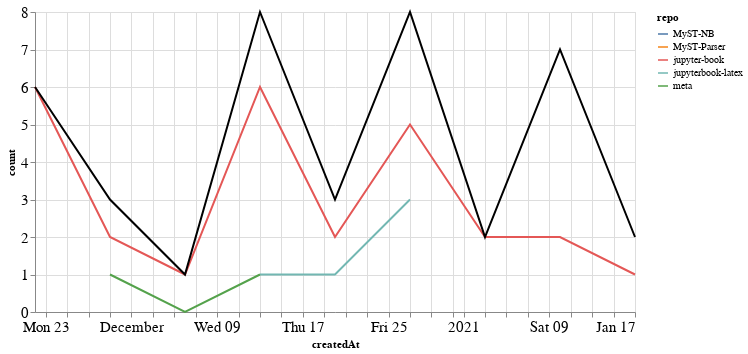

Write notebook code for a chart like this one.
### Markdown cell above
### Comments

### Code cell
comments_time = comments.groupby('repo').resample('W', on='createdAt').count()['author'].reset_index()
comments_time = comments_time.rename(columns={'author': 'count'})
comments_time_total = comments_time.groupby('createdAt').agg({"count": "sum"}).reset_index()
ch1 = alt.Chart(comments_time, width=600).mark_line().encode(
    x='createdAt',
    y='count',
    color='repo',
    tooltip="repo"
)

ch2 = alt.Chart(comments_time_total, width=600).mark_line(color="black").encode(
    x='createdAt',
    y='count',
)

ch1 + ch2

### Figure 1 — Vega-Lite specification as saved in the notebook (floating-point values rounded to 4 significant figures)
{"config": {"axisLeft": {"labelFontSize": 15}, "axisBottom": {"labelFontSize": 15}}, "layer": [{"data": {"name": "data-c5006c525dc3a1ac0afe1810b0f999a8"}, "mark": "line", "encoding": {"color": {"type": "nominal", "field": "repo"}, "tooltip": {"type": "nominal", "field": "repo"}, "x": {"type": "temporal", "field": "createdAt"}, "y": {"type": "quantitative", "field": "count"}}, "width": 600}, {"data": {"name": "data-82a61002b57378706f1a26475f587047"}, "mark": {"type": "line", "color": "black"}, "encoding": {"x": {"type": "temporal", "field": "createdAt"}, "y": {"type": "quantitative", "field": "count"}}, "width": 600}], "$schema": "https://vega.github.io/schema/vega-lite/v4.8.1.json", "datasets": {"data-c5006c525dc3a1ac0afe1810b0f999a8": [{"repo": "MyST-NB", "createdAt": "2021-01-10T00:00:00", "count": 5}, {"repo": "MyST-Parser", "createdAt": "2021-01-17T00:00:00", "count": 1}, {"repo": "jupyter-book", "createdAt": "2020-11-22T00:00:00", "count": 6}, {"repo": "jupyter-book", "createdAt": "2020-11-29T00:00:00", "count": 2}, {"repo": "jupyter-book", "createdAt": "2020-12-06T00:00:00", "count": 1}, {"repo": "jupyter-book", "createdAt": "2020-12-13T00:00:00", "count": 6}, {"repo": "jupyter-book", "createdAt": "2020-12-20T00:00:00", "count": 2}, {"repo": "jupyter-book", "createdAt": "2020-12-27T00:00:00", "count": 5}, {"repo": "jupyter-book", "createdAt": "2021-01-03T00:00:00", "count": 2}, {"repo": "jupyter-book", "createdAt": "2021-01-10T00:00:00", "count": 2}, {"repo": "jupyter-book", "createdAt": "2021-01-17T00:00:00", "count": 1}, {"repo": "jupyterbook-latex", "createdAt": "2020-12-13T00:00:00", "count": 1}, {"repo": "jupyterbook-latex", "createdAt": "2020-12-20T00:00:00", "count": 1}, {"repo": "jupyterbook-latex", "createdAt": "2020-12-27T00:00:00", "count": 3}, {"repo": "meta", "createdAt": "2020-11-29T00:00:00", "count": 1}, {"repo": "meta", "createdAt": "2020-12-06T00:00:00", "count": 0}, {"repo": "meta", "createdAt": "2020-12-13T00:00:00", "count": 1}], "data-82a61002b57378706f1a26475f587047": [{"createdAt": "2020-11-22T00:00:00", "count": 6}, {"createdAt": "2020-11-29T00:00:00", "count": 3}, {"createdAt": "2020-12-06T00:00:00", "count": 1}, {"createdAt": "2020-12-13T00:00:00", "count": 8}, {"createdAt": "2020-12-20T00:00:00", "count": 3}, {"createdAt": "2020-12-27T00:00:00", "count": 8}, {"createdAt": "2021-01-03T00:00:00", "count": 2}, {"createdAt": "2021-01-10T00:00:00", "count": 7}, {"createdAt": "2021-01-17T00:00:00", "count": 2}]}}
